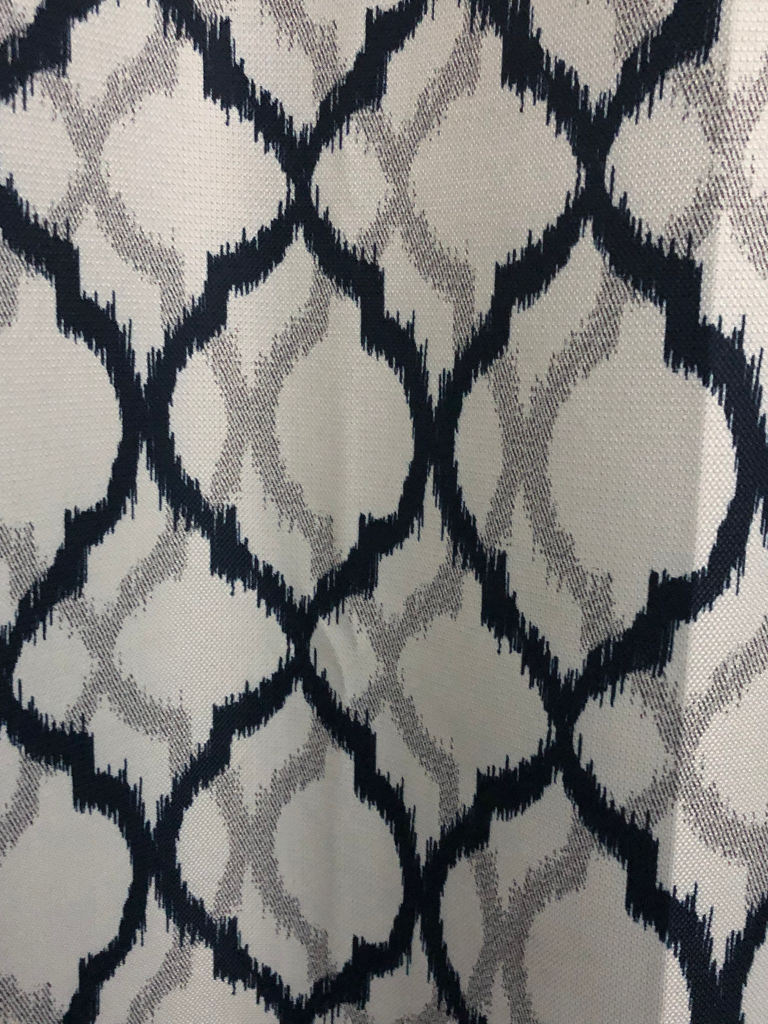
#> input picture 2d_fft.jpeg, 1536 x 2048 px (shown at 1/2 size)
$ jupyter execute hw_7.2.ipynb   (shell and % lines are left out)
#> lines starting #> are read from the running program, lines starting #| are printed output that depends on the picture
## Problem 2

for this problem I have used a picrture of a window curtain with some kind of pattern .

Neccessary library imports for this problem . I will use numpy, math and pandas as the previus problem.

[cell 1]
import math
import numpy as np
import matplotlib.pyplot as plt
import pandas as pd

I will also use PIL is the Python Imaging Library  , I have taken the example from [G4G](https://www.geeksforgeeks.org/python-pil-image-open-method/)

[cell 2]
from PIL import Image, ImageOps
bilayer = np.array(ImageOps.grayscale(Image.open('2d_fft.jpeg')))
bilayer = np.resize(bilayer, [1024, 1024])
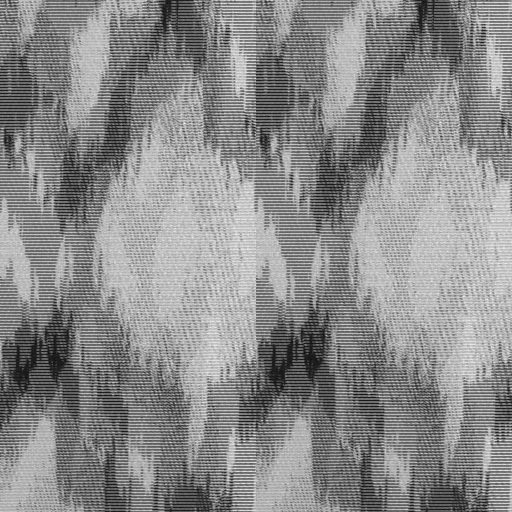
#> bilayer: shape (1024, 1024) (shown at 1/2 size); min 0, max 255, mean 138.6
plt.imshow(bilayer, "gray")
bilayer.shape
#> Out = (1024, 1024)

This is the Original picture taken by my phone. I have resized it as 1024/ 1024  so that I can use it for fft.

## FFT of the image
I am using numpy fft for this transfor.

[cell 3]
Fbilayer = np.fft.fft2(bilayer)
Fbilayercenter = np.fft.fftshift(Fbilayer)
plt.imshow(np.log(1+np.abs(Fbilayercenter)), "gray")
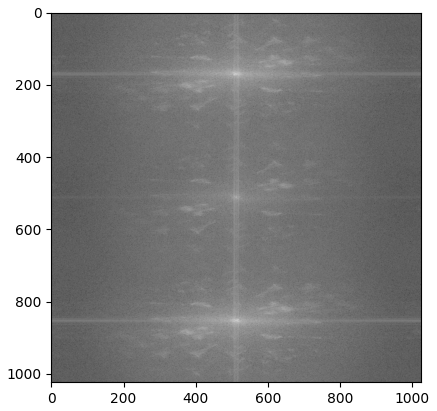
#> figure drawn by matplotlib, 1 panel

## Filtering
Now I am going to use a low pass filter ( I will use the codes from example used in class)

[cell 4]
# This is formatted as code
N = 1024
x_size = 10
y_size = x_size  # make it square
x = np.linspace(-x_size/2, x_size/2, N)  # and symmetric around 0,0
y = np.linspace(-y_size/2, y_size/2, N)
R = 1
xx, yy = np.meshgrid(x, y, sparse=True)
lowpass = (np.sqrt(xx**2 + yy**2) <= R)*1
plt.imshow(lowpass, "gray")
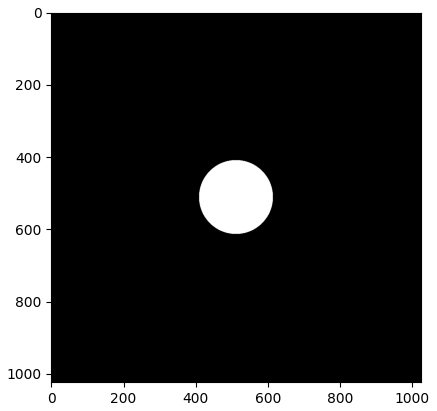
#> figure drawn by matplotlib, 1 panel

Now I am going to apply the filter to the image after transform. I

[cell 5]
plt.imshow(np.log(1+np.abs(lowpass*Fbilayercenter)), "gray")
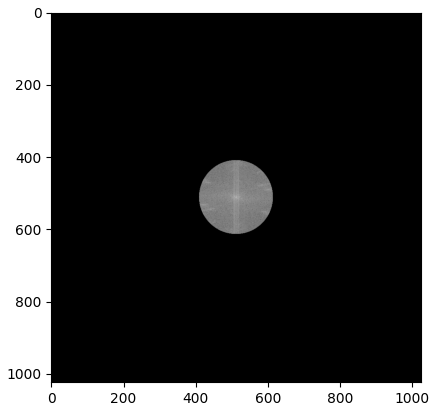
#> figure drawn by matplotlib, 1 panel

Lets have a look after passing our filter .

[cell 6]
filtered = np.fft.ifft2(lowpass*Fbilayercenter)
plt.imshow(np.log(1+np.abs(filtered)), "gray")
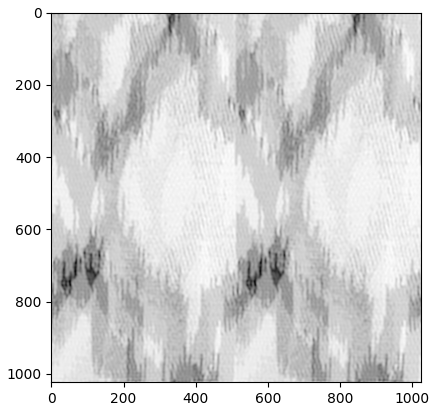
#> figure drawn by matplotlib, 1 panel
